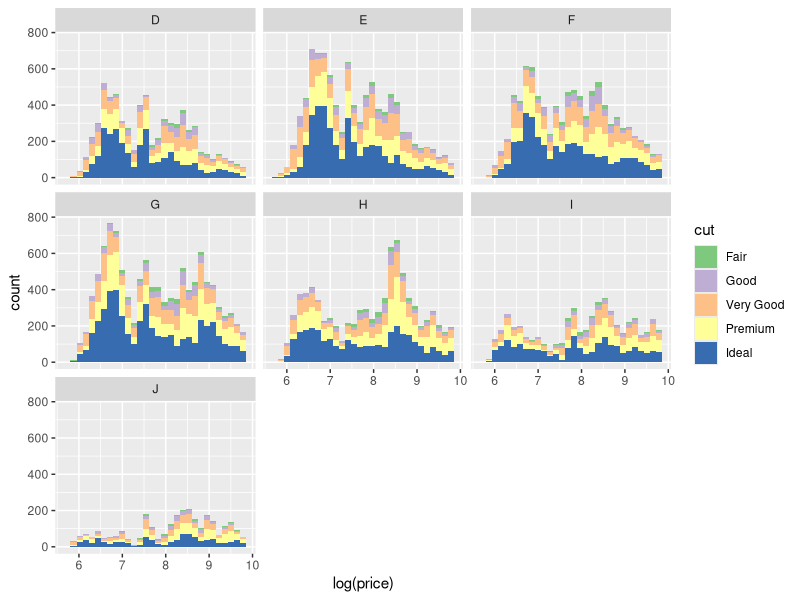
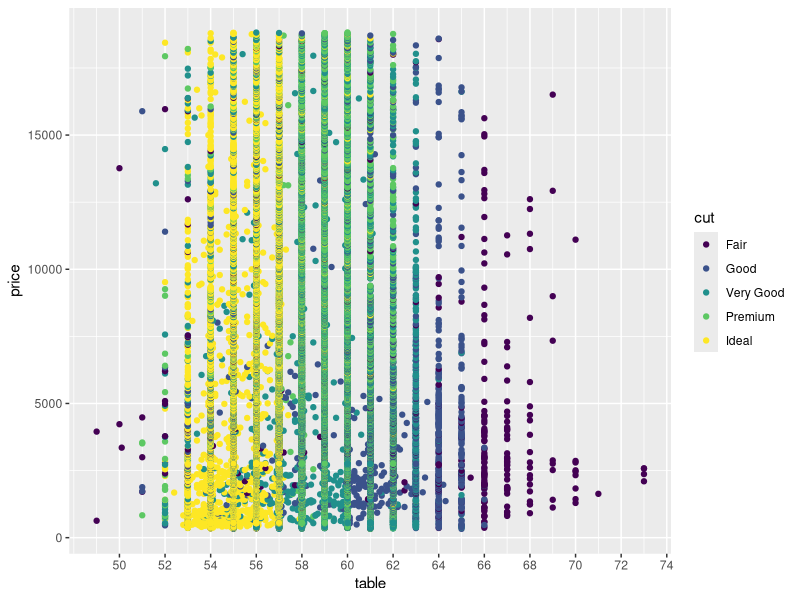
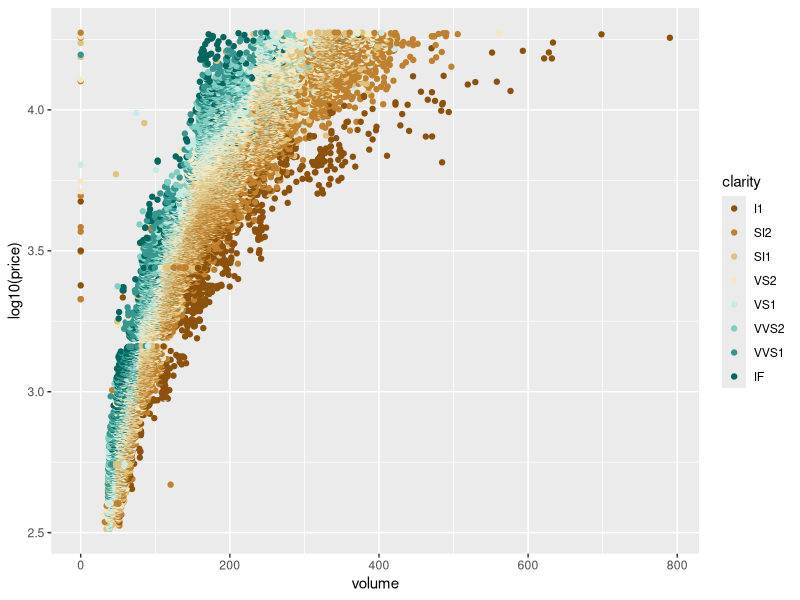

These charts were generated, in order, by the following R code: (Note: this script raises an error after producing the figures.)
library(ggplot2)
#problem 1
ggplot(aes(x = log(price)), data = diamonds) +
  geom_histogram(aes(fill = cut)) +
  facet_wrap(~color) + scale_fill_brewer(type = 'qual')

#problem 2
ggplot(aes(x = table, y = price), data = subset(diamonds, table <75 & table >45)) +
  geom_point(aes(color = cut)) + scale_fill_brewer(type = 'qual') +
  scale_x_continuous(breaks = seq(50,75,2))

#problem 4
diamonds$volume <- with(diamonds, x*y*z)
ggplot(aes(y = log10(price),x = volume), data = subset(diamonds, volume <= 800)) +
  geom_point(aes(color = clarity)) + scale_color_brewer(type = 'div')

#problem 5
pf$prop_initiated = pf$friendships_initiated/pf$friend_count
table(pf$prop_initiated)

#problem 6

ggplot(aes(x = 50*round(tenure/50), y = prop_initiated), data = pf) +
  geom_line(aes(color = year_joined.bucket), stat = 'summary', fun.y = median)

#problem 9
with(subset(pf, !is.nan(prop_initiated)), by(prop_initiated, year_joined.bucket, summary) )


#problem 10

ggplot(aes(y = price/carat, x= cut), data = diamonds) +
  geom_jitter(aes(color = color)) +
  facet_wrap(~clarity) +
  scale_color_brewer(type = 'div')
